Frame 1 (no input): blank canvas, image omitted
Frame 60 (the mouse pressed at the canvas centre just before this capture): blank canvas, image omitted
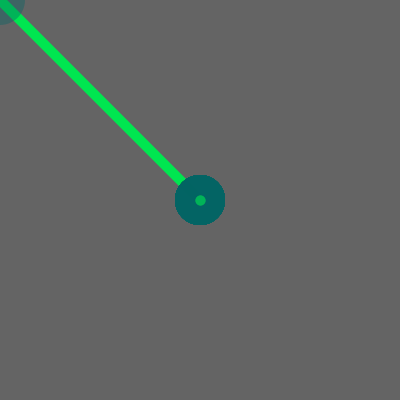
Frame 120 (the mouse held since frame 60 and released just before this capture)

The Processing sketch whose frames 1 and 60 were blank and that drew this single picture after the mouse press (run headless with seeded random() and noise(); from frame 60 on, the mouse is pressed at the canvas centre):

// Processing sketch: processing_67271
// ── processing_67271.pde

int x;
int y;

int a;
int b;

float distance;


void setup() {
  size (400, 400);
  background (100, 100, 100);
  x = 0;
  y = 0;

  a = 0;
  b = 0;
}

void draw() {
  strokeWeight(10); 
  stroke (0, 230, 80);
  if (mousePressed) {
    distance = dist (pmouseX, pmouseY, mouseX, mouseY);
    line(pmouseX, pmouseY, mouseX, mouseY);
    println (distance); 

    smooth();
    noStroke();
    a=mouseX;
    b=mouseY; 
    noStroke (); 
    fill(HSB, 100, 100, 100); 
    ellipse(x, y, 50, 50);


    x=mouseX;
    y=mouseY;
  }
}
